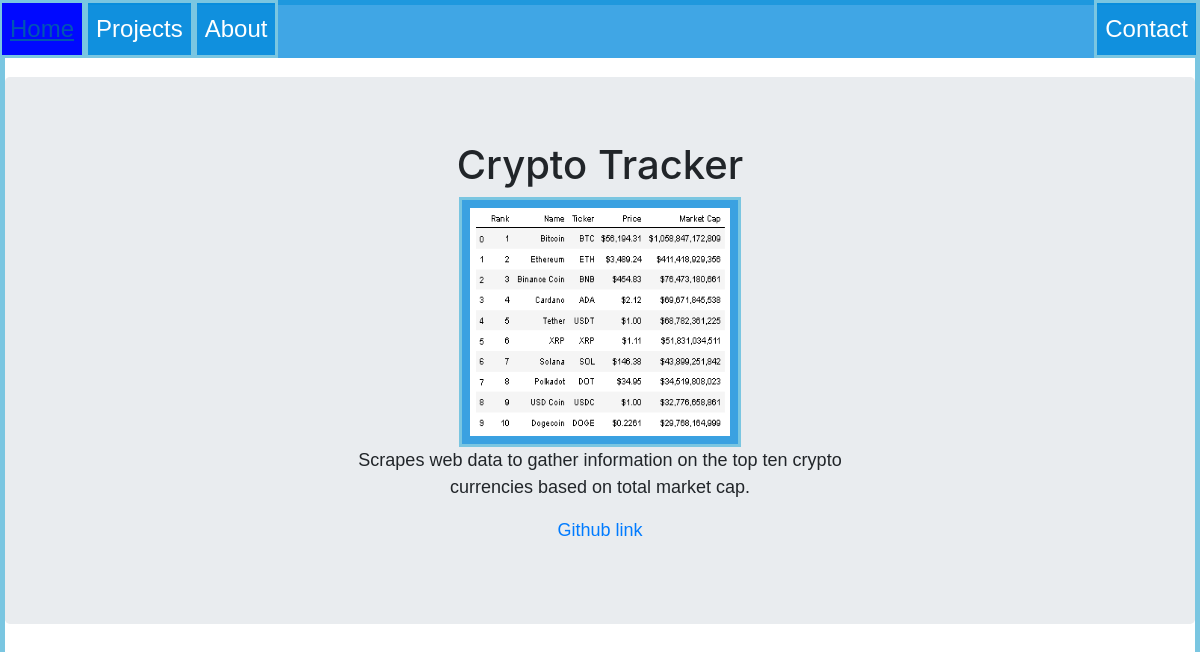
/7, run on the app's committed database.
### portfoliowebsite/models.py (models this page shows, shortened)
class ProjectPost(db.Model):
    __tablename__ = 'projects'
    id = db.Column(db.Integer,primary_key=True)
    date = db.Column(db.DateTime,nullable=False,default=datetime.utcnow)
    title = db.Column(db.String,nullable=False)
    description = db.Column(db.Text,nullable=False)
    link = db.Column(db.Text,nullable=True)
    demo = db.Column(db.Text,nullable=True)

### portfoliowebsite/projects/views.py (the view)
@projects.route('/<int:project_id>')
def project_page(project_id):
    project_page = ProjectPost.query.get_or_404(project_id)
    return render_template('project_page.html',title=project_page.title,
                            description=project_page.description,
                            link=project_page.link, id = project_page.id,
                            post = project_page,
                            demo = project_page.demo)

### portfoliowebsite/templates/project_page.html (shortened to what this page needs)
{% extends "base.html" %}
{% block content %}
<head>
</head>
<body>
  <div class="jumbotron">
    <h1>{{ title}}</h1>
    <img class="projbox" src="static/media/{{id}}.png" height="250px" width="400px">
    <p>{{ description}}</p>
    <p><a href="{{ link }} " target="_blank">Github link</a></p>
  </div>
</body>
{% endblock %}

### portfoliowebsite/static/stylesheets/StyleSheet.css (style rules this page uses)
h1 { font-family: 'Otomanopee One', sans-serif; font-size: xxx-large; text-align: center; }
body { border: 5px solid rgba(122,198,225,1); margin:0px; padding:0px; }
p { font-family: 'Comic Sans MS', sans-serif; font-size: large; text-align: center; margin-left:300px;margin-right:300px; }
.projbox { display: block; padding: 8px; margin-left: auto; margin-right: auto; width: 25%; background-color: rgba(1,137,220,0.75); color: white; text-decoration:none; border:solid; border-right-color: rgba(122,198,225,1); border-left-color: rgba(122,198,225,1); border-top-color: rgba(122,198,225,1); border-bottom-color: rgba(122,198,225,1); font-family:'Otomanopee One', sans-serif; text-align: center; }

### data on the page
ProjectPost: title "Crypto Tracker", description "Scrapes web data to gather information on the top ten crypto currencies based on total market cap."
